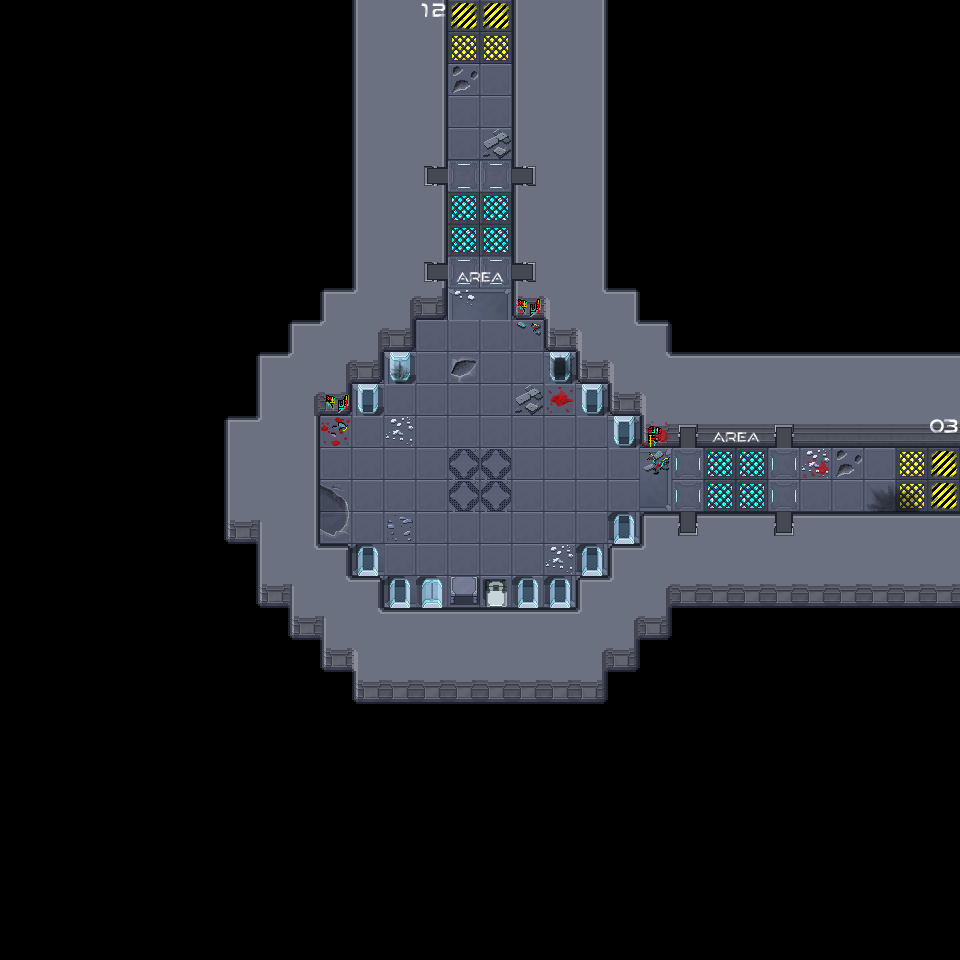

The image is a tile-based game level rendered from a .tmx file. Its description and source (layers, tilesets, objects; grid data summarised) follow:
An orthogonal 30x30 tile map with 32x32 px tiles, 4 tile layers (Sol, Collisions, items-no-collisions-1, items-no-collisions-2), 1 hidden layer not drawn, 3 tilesets.

<map version="1.9" tiledversion="1.9.2" orientation="orthogonal" renderorder="right-down" width="30" height="30" tilewidth="32" tileheight="32" infinite="0" nextlayerid="14" nextobjectid="1">
 <tileset firstgid="1" source="Map.tsx" />
 <tileset firstgid="161" source="items_01.tsx" />
 <tileset firstgid="369" source="items_02.tsx" />
 <layer id="8" name="Milieu" width="30" height="30" visible="0" locked="1">
  <data>[900 cells, 116 non-empty, 2 distinct tile ids]</data>
 </layer>
 <layer id="9" name="Sol" width="30" height="30">
  <data>[900 cells, 304 non-empty, 12 distinct tile ids]</data>
 </layer>
 <layer id="10" name="Collisions" width="30" height="30">
  <data>[900 cells, 206 non-empty, 21 distinct tile ids]</data>
 </layer>
 <layer id="11" name="items-no-collisions-1" width="30" height="30">
  <data>[900 cells, 31 non-empty, 20 distinct tile ids]</data>
 </layer>
 <layer id="12" name="items-no-collisions-2" width="30" height="30">
  <data>[900 cells, 12 non-empty, 9 distinct tile ids]</data>
 </layer>
</map>
